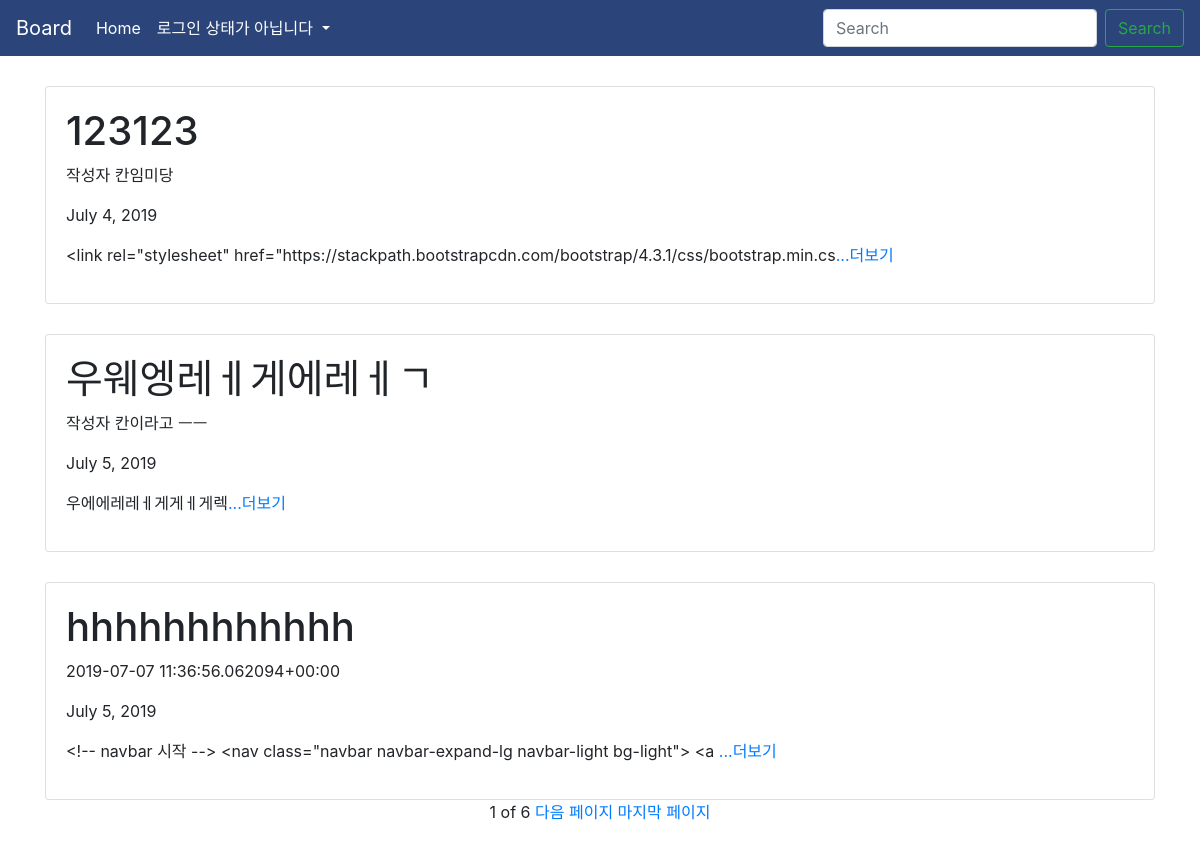
The page / on the database its author committed.
### app_board/models.py (models this page shows, shortened)
class Board(models.Model) :
    title = models.CharField(max_length = 200)
    pub_date = models.DateField('date published')
    body = models.TextField()
    writer = models.CharField(max_length = 100)
    def summary(self) :
        return self.body[:100]

### app_board/views.py (the view)
# urls.py: 2. Add a URL to urlpatterns:  path('', views.home, name='home')
def home(request) :
    posts = Board.objects #admin의 Board안의 데이터들을 boards라는 변수에 담음
    post_list = Board.objects.all()
    paginator = Paginator(post_list, 3)
    page = request.GET.get('page')
    page_posts = paginator.get_page(page)
    return render(request, 'home.html', {'posts': posts, 'page_posts' : page_posts})

### app_board/templates/home.html (shortened to what this page needs)
{% extends 'base.html' %}
{% block content %}
<div class="container">
    {% for post in page_posts %}
    <div class="card">
        <div class="card-body">
            <h1>{{ post.title }}</h1>
            <p>{{ post.writer }}</p>
            <p>{{ post.pub_date }}</p>
            <p>{{ post.summary }}<a href="{% url 'detail' post.id %}">...더보기</a></p>
        </div>
    </div>
    {% endfor %}
    <div class="page">
        <span>{{page_posts.number}}</span>
        <span>of</span>
        <span>{{page_posts.paginator.num_pages}}</span>
        {%if page_posts.has_next%}
        <a href="?page={{page_posts.next_page_number}}">다음 페이지</a>
        <a href="?page={{page_posts.paginator.num_pages}}">마지막 페이지</a>
        {%endif%}
    </div>
</div>
</body>
{% endblock %}

### project_board/templates/base.html (shortened to what this page needs)
<!DOCTYPE html>
<html lang="en">
<head>
    <link rel="stylesheet" href="https://stackpath.bootstrapcdn.com/bootstrap/4.3.1/css/bootstrap.min.css"
>
</head>
<body>
    <nav class="navbar navbar-expand-lg navbar-light" style="background-color: #2b457a;">
        <a class="navbar-brand" href="#" style="color: white;">Board</a>
        <div class="collapse navbar-collapse" id="navbarSupportedContent">
            <ul class="navbar-nav mr-auto">
                <li class="nav-item active">
                    <a class="nav-link" href="{% url 'home' %}" style="color: white;">Home </a>
                </li>
                {% if user.is_authenticated %}
                <li class="nav-item">
                    <a class="nav-link" href="{% url 'new' %}" style="color: white;">글쓰기</a>
                </li>
                <li class="nav-item">
                    <a class="nav-link" href="{% url 'portfolio' %}" style="color: white;">포트폴리오</a>
                </li>
                <li class="nav-item dropdown">
                    <a style="color: white;" class="nav-link dropdown-toggle" href="#" id="navbarDropdown" role="button"
                        data-toggle="dropdown" aria-haspopup="true" aria-expanded="false">
                        환영합니다. {{user.username}}님
                    </a>
                    <div class="dropdown-menu" aria-labelledby="navbarDropdown">
                        <a class="dropdown-item" href="javascript:{document.getElementById('logout').submit()}">로그아웃</a>
                        <form id="logout" method="POST" action="{% url 'logout' %}">
                            {% csrf_token %} <input type="hidden" />
                        </form>
                        <div class="dropdown-divider"></div>
                    </div>
                </li>
                {% else %}
                <li class="nav-item dropdown">
                    <a style="color: white;" class="nav-link dropdown-toggle" href="#" id="navbarDropdown" role="button"
                        data-toggle="dropdown" aria-haspopup="true" aria-expanded="false">
                        로그인 상태가 아닙니다
                    </a>
                </li>
                {% endif %}
            </ul>
            <form class="form-inline my-2 my-lg-0">
                <input class="form-control mr-sm-2" type="search" placeholder="Search" aria-label="Search">
                <button class="btn btn-outline-success my-2 my-sm-0" type="submit">Search</button>
            </form>
        </div>
    </nav>
    {% block content %}
    {% endblock %}
</html>

### app_board/templates/home.html (style rules this page uses)
.container { margin-top: 30px; margin-bottom: 30px; }
.card { margin-top: 30px; }
.page { text-align: center; }

### rows shown on the page
Board: title "123123", writer "작성자 칸임미당", pub_date "July 4, 2019", summary "<link rel=\"stylesheet\" href=\"https://stackpath.bootstrapcdn.com/bootstrap/4.3.1/css/bootstrap.min.cs"
Board: title "우웨엥레ㅔ게에레ㅔㄱ", writer "작성자 칸이라고 ㅡㅡ", pub_date "July 5, 2019", summary "우에에레레ㅔ게게ㅔ게렉"
Board: title "hhhhhhhhhhhh", writer "2019-07-07 11:36:56.062094+00:00", pub_date "July 5, 2019", summary "<!-- navbar 시작 --> <nav class=\"navbar navbar-expand-lg navbar-light bg-light\"> <a"

### other values the page prints
{{ page_posts.number }} "1"
{{ page_posts.paginator.num_pages }} "6"
